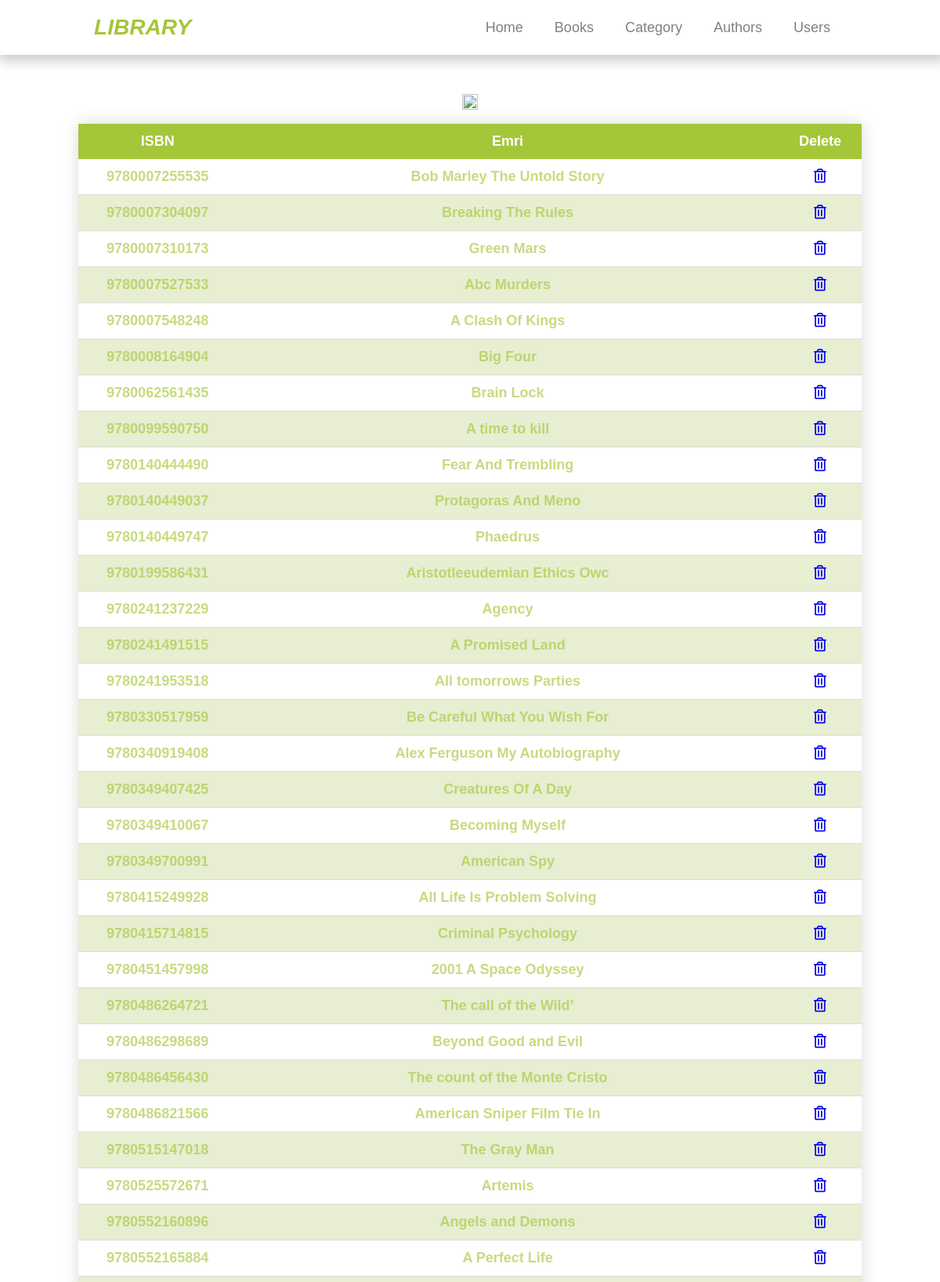
The page /books.php (upper part) on the database its author committed.
### tables this page shows
CREATE TABLE `book` (
  `ISBN` char(13) NOT NULL,
  `book_name` varchar(100) NOT NULL,
  `page_count` int(11) DEFAULT NULL
);

### books.php (the view, shortened to what this page needs)
<?php
include "header.php";
?>
<section class="list-entity container">
    <div class="image">
        <img src="img/library3.png" alt="" style='width:100%;height:60%'>
    </div>
    <table class="styled-table">
        <thead>
        <tr><th>ISBN</th>
            <th>Emri</th>
            <th>Delete</th>
        </tr>
        </thead>
        <tbody>
            <?php
            $sql="SELECT * FROM Book";
            $kategorit=mysqli_query($dbconn,$sql);
            if($kategorit){
                while ($kategori =mysqli_fetch_assoc($kategorit)) {
                    $kid=$kategori['ISBN'];
                    echo "<tr class='active-row'>";
                    echo "<td>". $kategori['ISBN'] . "</td>";
                    echo "<td>". $kategori['book_name'] . "</td>";
                    echo "<td><a href='deleteBook.php?kid={$kid}'>
                    <i class='far fa-trash-alt'></i></a></td>";
                    echo "</tr>";
                }
            }
            ?>
    </table>
</section>
<?php
include "footer.php";
?>

### style.css (style rules this page uses)
* { margin: 0; padding: 0; }
html, body { font-size: 15px; font-family: sans-serif; margin: 0; padding: 0; }
.container { width: 80%; margin: 0 auto; }
.list-entity, .section-shto-modifiko { margin-top: 50px!important; margin: 10px auto; display: flex; flex-direction: column; justify-content: center; align-items: center; }
.image img { width: 1000px; height: 350px; object-fit: cover; }
.image { position: relative; z-index: 5; }
.styled-table { border-collapse: collapse; margin: 15px 0; font-size: 18px; font-family: sans-serif; min-width: 1000px; width: 100%; box-shadow: 0 0 20px rgba(0, 0, 0, 0.15); }
.styled-table thead tr { background-color: #a4c639; color: #ffffff; text-align: center; }
.styled-table th, .styled-table td { padding: 12px 15px; text-align: center!important; }
.styled-table tbody tr { border-bottom: 1px solid #dddddd; }
.styled-table tbody tr:nth-of-type(even) { background-color: #9eb9473f; }
.styled-table tbody tr.active-row { font-weight: bold; color: #a5c639a2; }
.kategorite .styled-table th, .styled-table td { text-align: left; }

### rows shown on the page
book: ISBN "9780007255535", book_name "Bob Marley The Untold Story"
book: ISBN "9780007304097", book_name "Breaking The Rules"
book: ISBN "9780007310173", book_name "Green Mars"
book: ISBN "9780007527533", book_name "Abc Murders"
book: ISBN "9780007548248", book_name "A Clash Of Kings"
book: ISBN "9780008164904", book_name "Big Four"
book: ISBN "9780062561435", book_name "Brain Lock"
book: ISBN "9780099590750", book_name "A time to kill"
book: ISBN "9780140444490", book_name "Fear And Trembling"
book: ISBN "9780140449037", book_name "Protagoras And Meno"
book: ISBN "9780140449747", book_name "Phaedrus"
book: ISBN "9780199586431", book_name "Aristotleeudemian Ethics Owc"
book: ISBN "9780241237229", book_name "Agency"
book: ISBN "9780241491515", book_name "A Promised Land"
book: ISBN "9780241953518", book_name "All tomorrows Parties"
book: ISBN "9780330517959", book_name "Be Careful What You Wish For"
book: ISBN "9780340919408", book_name "Alex Ferguson My Autobiography"
book: ISBN "9780349407425", book_name "Creatures Of A Day"
book: ISBN "9780349410067", book_name "Becoming Myself"
book: ISBN "9780349700991", book_name "American Spy"
book: ISBN "9780415249928", book_name "All Life Is Problem Solving"
book: ISBN "9780415714815", book_name "Criminal Psychology"
book: ISBN "9780451457998", book_name "2001 A Space Odyssey"
book: ISBN "9780486264721", book_name "The call of the Wild’"
book: ISBN "9780486298689", book_name "Beyond Good and Evil"
book: ISBN "9780486456430", book_name "The count of the Monte Cristo"
book: ISBN "9780486821566", book_name "American Sniper Film Tie In"
book: ISBN "9780515147018", book_name "The Gray Man"
book: ISBN "9780525572671", book_name "Artemis"
book: ISBN "9780552160896", book_name "Angels and Demons"
book: ISBN "9780552165884", book_name "A Perfect Life"
